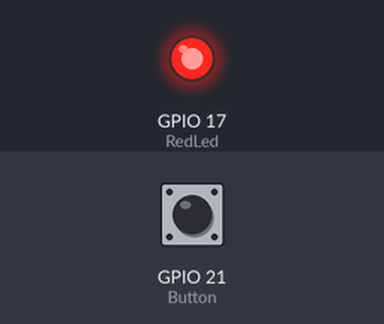
Bench run of a program on a simulated Raspberry Pi (BCM pin numbers). Shown: output pins drawn as LEDs (lit = HIGH). The inputs (shaded band) are chosen by the test bench; at power-on: GPIO 21 (Button) LOW.

Above: at 1.2 s.
1.3 s: GPIO 21 (Button) pulled HIGH for 0.15 s
At 1.37 s:
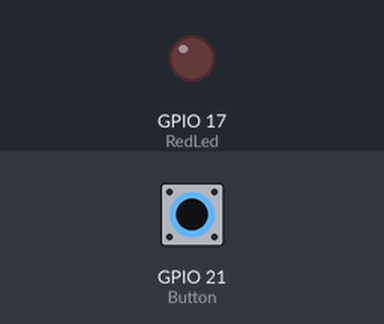
2.9 s: GPIO 21 (Button) pulled HIGH for 3.2 s
At 7.3 s:
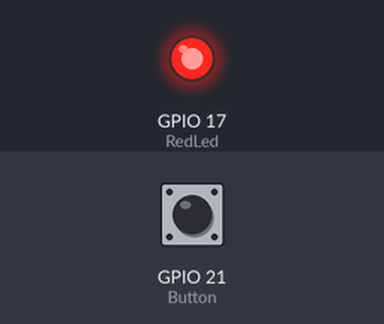
Timing chart, 0 to 8.8 s (numbered marks = the images above; inputs shaded):
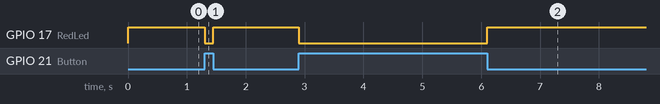

Measured:
- after the input at 1.3 s, GPIO 17 (RedLed): HIGH → LOW at once, → HIGH 0.15 s later
- after the input at 2.9 s, GPIO 17 (RedLed): HIGH → LOW at once, → HIGH 3.2 s later

The program:

06_ButtonLed.py
```python
from time import sleep
import RPi.GPIO as GPIO

delay=0.1
Button=21
RedLed=17
GPIO.setmode(GPIO.BCM)
GPIO.setup(RedLed,GPIO.OUT)
GPIO.setup(Button,GPIO.IN)

try:

	while True:
		readVal=GPIO.input(Button)
		if readVal==1:
			GPIO.output(RedLed,0)
		if readVal==0:
			GPIO.output(RedLed,1)
except KeyboardInterrupt:
	GPIO.cleanup()
	print('this all Folks')
```
